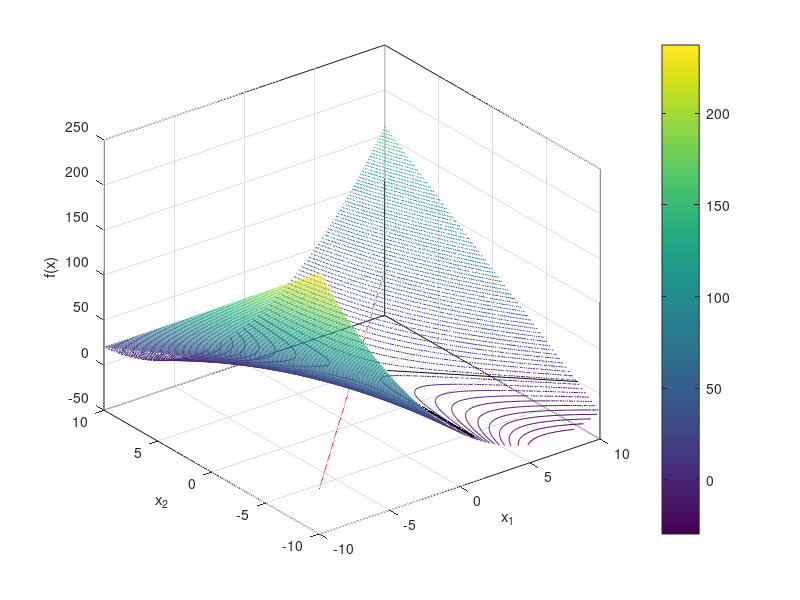

MATLAB code to generate this figure:
% from plotting the function, we can see the saddle shape of the function
% very clearly

clc
clear
close all

x1 = -10:0.1:10; % generating sample data
x2 = -10:0.1:10;
[x11, x22] = meshgrid(x1, x2);

zz = x11.^2-3.*x11-x22+x11.*x22;
contour3(x11, x22, zz, 100); % plotting the function
xlabel('x_1')
ylabel('x_2')
zlabel('f(x)')
hold on
plot3(1, 1, 1^2-3*1-1+1*1, 'rs');
colorbar;
plot(ones(length(x1)), x2,'k')
plot(x1,2-x1,'k')
plot(x1,x1,'r')
xlim([-10,10])
ylim([-10,10])
